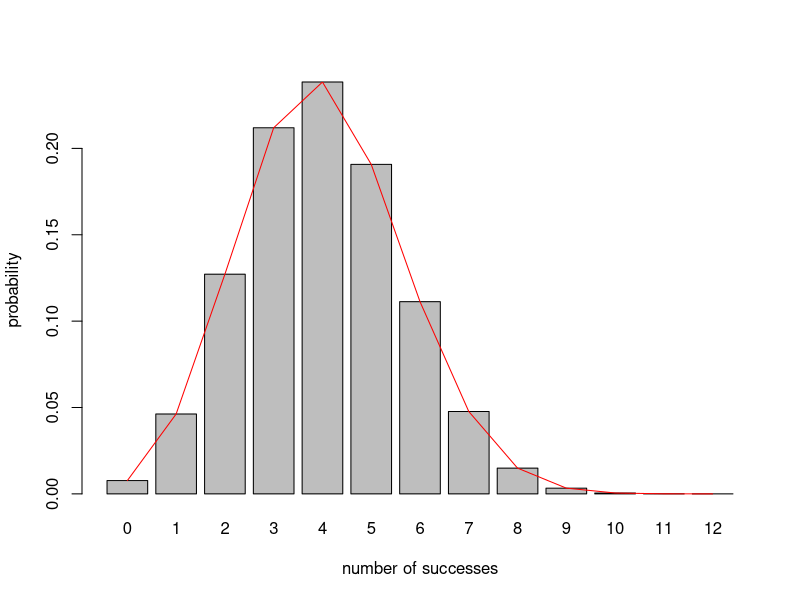
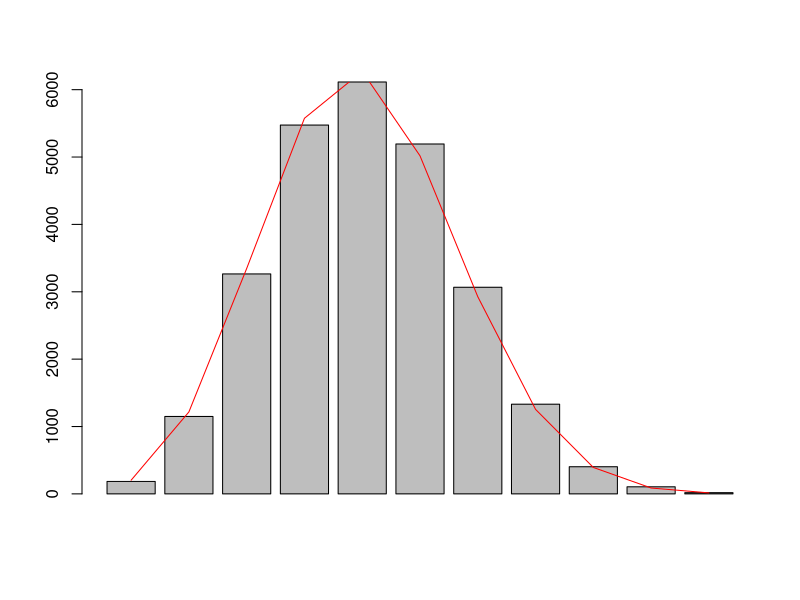

R code for these plots, in order:
library(vcd)
# distributions
set.seed(12345)
k <- 0:12
Pk <- dbinom(k, 12, 1/3)
b <- barplot(Pk, names.arg = k
             , xlab = "number of successes"
             , ylab = "probability")
lines(x = b, y = Pk, col = "red")

Weldon_df <- as.data.frame(WeldonDice)
# collapse last three cols of simulated set
Pk <- c(Pk[1:10], sum(Pk[11:13]))
Exp <- round(26306 * Pk, 5) # expected
Diff <- Weldon_df$Freq - Exp
Chisq <- Diff^2/Exp
data.frame(Weldon_df, prob = round(Pk, 5), Exp, Diff, Chisq)

b2 <- barplot(Weldon_df$Freq)
lines(x = b2, y = Exp, col = "red")
